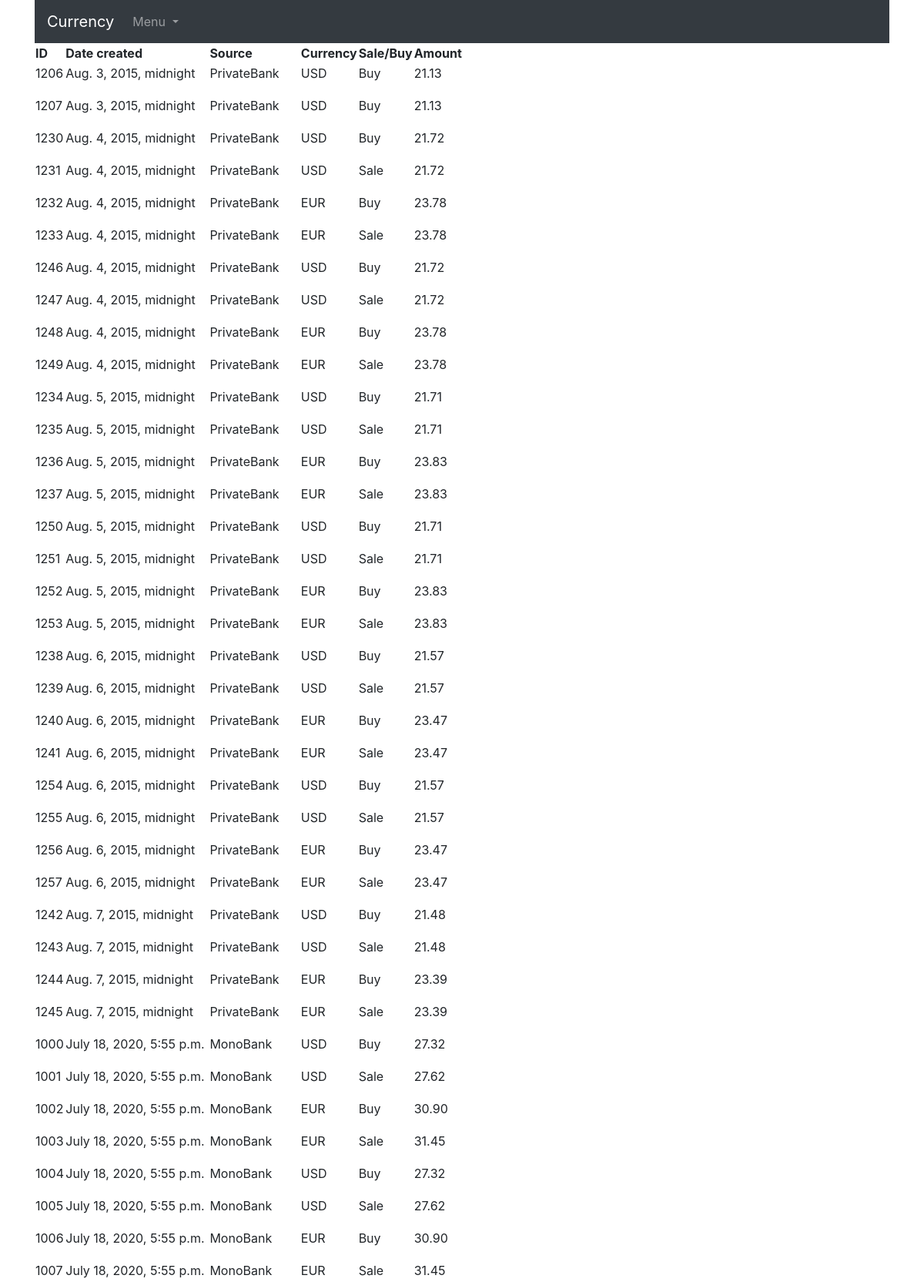
The app's page /rate/show/ (upper part) with its own data.
### rate/models.py (models this page shows, shortened)
class Rate(models.Model):
    created = models.DateTimeField(auto_now_add=True)
    amount = models.DecimalField(max_digits=5, decimal_places=2)
    source = models.PositiveSmallIntegerField(choices=mch.SOURCE_CHOICES)
    currency_type = models.PositiveSmallIntegerField(choices=mch.CURRENCY_TYPES_CHOICES)
    type = models.PositiveSmallIntegerField(choices=mch.RATE_TYPES_CHOICES)  # noqa

### rate/views.py (the view)
# urls.py: path('show/', views.RateListView.as_view(), name='show-rates'),
class RateListView(ListView):
    model = Rate
    queryset = Rate.objects.all().order_by('created').iterator()
    template_name = 'show-rates.html'

### rate/templates/show-rates.html
{% extends 'base.html' %}
{% block content %}
<table>
    <tr>
        <th>ID</th> <th>Date created</th> <th>Source</th> <th>Currency</th> <th>Sale/Buy</th> <th>Amount</th>
    </tr>
    {% for i in object_list %}
    <tr>
        <td><p>{{ i.id }}</p></td>
        <td><p>{{ i.created }}</p></td>
        <td><p>{{ i.get_source_display }}</p></td>
        <td><p>{{ i.get_currency_type_display }}</p></td>
        <td><p>{{ i.get_type_display }}</p></td>
        <td><p>{{ i.amount }}</p></td>
    </tr>
    {% endfor %}
</table>
{% endblock content %}

### records on screen
Rate: id "1206", created "Aug. 3, 2015, midnight", source "PrivateBank", currency_type "USD", type "Buy", amount "21.13"
Rate: id "1207", created "Aug. 3, 2015, midnight", source "PrivateBank", currency_type "USD", type "Buy", amount "21.13"
Rate: id "1230", created "Aug. 4, 2015, midnight", source "PrivateBank", currency_type "USD", type "Buy", amount "21.72"
Rate: id "1231", created "Aug. 4, 2015, midnight", source "PrivateBank", currency_type "USD", type "Sale", amount "21.72"
Rate: id "1232", created "Aug. 4, 2015, midnight", source "PrivateBank", currency_type "EUR", type "Buy", amount "23.78"
Rate: id "1233", created "Aug. 4, 2015, midnight", source "PrivateBank", currency_type "EUR", type "Sale", amount "23.78"
Rate: id "1246", created "Aug. 4, 2015, midnight", source "PrivateBank", currency_type "USD", type "Buy", amount "21.72"
Rate: id "1247", created "Aug. 4, 2015, midnight", source "PrivateBank", currency_type "USD", type "Sale", amount "21.72"
Rate: id "1248", created "Aug. 4, 2015, midnight", source "PrivateBank", currency_type "EUR", type "Buy", amount "23.78"
Rate: id "1249", created "Aug. 4, 2015, midnight", source "PrivateBank", currency_type "EUR", type "Sale", amount "23.78"
Rate: id "1234", created "Aug. 5, 2015, midnight", source "PrivateBank", currency_type "USD", type "Buy", amount "21.71"
Rate: id "1235", created "Aug. 5, 2015, midnight", source "PrivateBank", currency_type "USD", type "Sale", amount "21.71"
Rate: id "1236", created "Aug. 5, 2015, midnight", source "PrivateBank", currency_type "EUR", type "Buy", amount "23.83"
Rate: id "1237", created "Aug. 5, 2015, midnight", source "PrivateBank", currency_type "EUR", type "Sale", amount "23.83"
Rate: id "1250", created "Aug. 5, 2015, midnight", source "PrivateBank", currency_type "USD", type "Buy", amount "21.71"
Rate: id "1251", created "Aug. 5, 2015, midnight", source "PrivateBank", currency_type "USD", type "Sale", amount "21.71"
Rate: id "1252", created "Aug. 5, 2015, midnight", source "PrivateBank", currency_type "EUR", type "Buy", amount "23.83"
Rate: id "1253", created "Aug. 5, 2015, midnight", source "PrivateBank", currency_type "EUR", type "Sale", amount "23.83"
Rate: id "1238", created "Aug. 6, 2015, midnight", source "PrivateBank", currency_type "USD", type "Buy", amount "21.57"
Rate: id "1239", created "Aug. 6, 2015, midnight", source "PrivateBank", currency_type "USD", type "Sale", amount "21.57"
Rate: id "1240", created "Aug. 6, 2015, midnight", source "PrivateBank", currency_type "EUR", type "Buy", amount "23.47"
Rate: id "1241", created "Aug. 6, 2015, midnight", source "PrivateBank", currency_type "EUR", type "Sale", amount "23.47"
Rate: id "1254", created "Aug. 6, 2015, midnight", source "PrivateBank", currency_type "USD", type "Buy", amount "21.57"
Rate: id "1255", created "Aug. 6, 2015, midnight", source "PrivateBank", currency_type "USD", type "Sale", amount "21.57"
Rate: id "1256", created "Aug. 6, 2015, midnight", source "PrivateBank", currency_type "EUR", type "Buy", amount "23.47"
Rate: id "1257", created "Aug. 6, 2015, midnight", source "PrivateBank", currency_type "EUR", type "Sale", amount "23.47"
Rate: id "1242", created "Aug. 7, 2015, midnight", source "PrivateBank", currency_type "USD", type "Buy", amount "21.48"
Rate: id "1243", created "Aug. 7, 2015, midnight", source "PrivateBank", currency_type "USD", type "Sale", amount "21.48"
Rate: id "1244", created "Aug. 7, 2015, midnight", source "PrivateBank", currency_type "EUR", type "Buy", amount "23.39"
Rate: id "1245", created "Aug. 7, 2015, midnight", source "PrivateBank", currency_type "EUR", type "Sale", amount "23.39"
Rate: id "1000", created "July 18, 2020, 5:55 p.m.", source "MonoBank", currency_type "USD", type "Buy", amount "27.32"
Rate: id "1001", created "July 18, 2020, 5:55 p.m.", source "MonoBank", currency_type "USD", type "Sale", amount "27.62"
Rate: id "1002", created "July 18, 2020, 5:55 p.m.", source "MonoBank", currency_type "EUR", type "Buy", amount "30.90"
Rate: id "1003", created "July 18, 2020, 5:55 p.m.", source "MonoBank", currency_type "EUR", type "Sale", amount "31.45"
Rate: id "1004", created "July 18, 2020, 5:55 p.m.", source "MonoBank", currency_type "USD", type "Buy", amount "27.32"
Rate: id "1005", created "July 18, 2020, 5:55 p.m.", source "MonoBank", currency_type "USD", type "Sale", amount "27.62"
Rate: id "1006", created "July 18, 2020, 5:55 p.m.", source "MonoBank", currency_type "EUR", type "Buy", amount "30.90"
Rate: id "1007", created "July 18, 2020, 5:55 p.m.", source "MonoBank", currency_type "EUR", type "Sale", amount "31.45"
